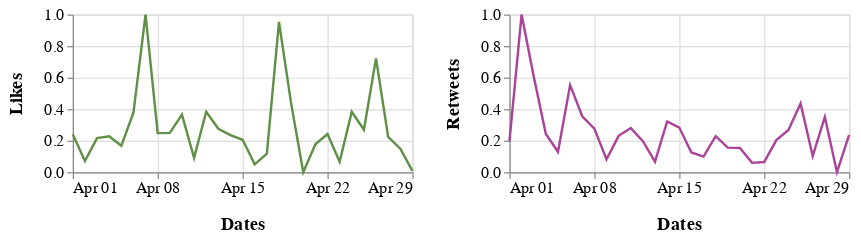

Notebook source saved alongside this figure:
### Markdown cell above
## April 2020

### Code cell
alt.hconcat(c1_apr, c2_apr).configure_axis(
    labelFontSize=13,
    titleFontSize=15,
    titlePadding=15
)

### Figure 1 — Vega-Lite specification as saved in the notebook (floating-point values rounded to 4 significant figures)
{"config": {"view": {"continuousWidth": 400, "continuousHeight": 300}, "axis": {"labelFontSize": 13, "titleFontSize": 15, "titlePadding": 15}}, "hconcat": [{"data": {"name": "data-0fc68799387388bdd0484235b4d23a5c"}, "mark": "line", "encoding": {"color": {"value": "#609048"}, "x": {"type": "temporal", "field": "Dates", "timeUnit": "monthdate", "title": "Dates"}, "y": {"type": "quantitative", "field": "Likes"}}, "height": 130, "width": 280}, {"data": {"name": "data-1321a6cad1f5298bec4d1a9e4df3a41d"}, "mark": "line", "encoding": {"color": {"value": "#AA4499"}, "x": {"type": "temporal", "field": "Dates", "timeUnit": "monthdate", "title": "Dates"}, "y": {"type": "quantitative", "field": "Retweets"}}, "height": 130, "width": 280}], "$schema": "https://vega.github.io/schema/vega-lite/v4.8.1.json", "datasets": {"data-0fc68799387388bdd0484235b4d23a5c": [{"Dates": "2020-04-01T00:00:00", "Likes": 0.2408}, {"Dates": "2020-04-02T00:00:00", "Likes": 0.07126}, {"Dates": "2020-04-03T00:00:00", "Likes": 0.2168}, {"Dates": "2020-04-04T00:00:00", "Likes": 0.2275}, {"Dates": "2020-04-05T00:00:00", "Likes": 0.1677}, {"Dates": "2020-04-06T00:00:00", "Likes": 0.3783}, {"Dates": "2020-04-07T00:00:00", "Likes": 1.0}, {"Dates": "2020-04-08T00:00:00", "Likes": 0.2481}, {"Dates": "2020-04-09T00:00:00", "Likes": 0.2495}, {"Dates": "2020-04-10T00:00:00", "Likes": 0.3654}, {"Dates": "2020-04-11T00:00:00", "Likes": 0.09111}, {"Dates": "2020-04-12T00:00:00", "Likes": 0.3837}, {"Dates": "2020-04-13T00:00:00", "Likes": 0.2759}, {"Dates": "2020-04-14T00:00:00", "Likes": 0.2353}, {"Dates": "2020-04-15T00:00:00", "Likes": 0.206}, {"Dates": "2020-04-16T00:00:00", "Likes": 0.04978}, {"Dates": "2020-04-17T00:00:00", "Likes": 0.1183}, {"Dates": "2020-04-18T00:00:00", "Likes": 0.9531}, {"Dates": "2020-04-19T00:00:00", "Likes": 0.4369}, {"Dates": "2020-04-20T00:00:00", "Likes": 0.0}, {"Dates": "2020-04-21T00:00:00", "Likes": 0.1776}, {"Dates": "2020-04-22T00:00:00", "Likes": 0.2421}, {"Dates": "2020-04-23T00:00:00", "Likes": 0.06636}, {"Dates": "2020-04-24T00:00:00", "Likes": 0.3834}, {"Dates": "2020-04-25T00:00:00", "Likes": 0.2694}, {"Dates": "2020-04-26T00:00:00", "Likes": 0.7218}, {"Dates": "2020-04-27T00:00:00", "Likes": 0.2246}, {"Dates": "2020-04-28T00:00:00", "Likes": 0.149}, {"Dates": "2020-04-29T00:00:00", "Likes": 0.008263}], "data-1321a6cad1f5298bec4d1a9e4df3a41d": [{"Dates": "2020-04-01T00:00:00", "Retweets": 0.198}, {"Dates": "2020-04-02T00:00:00", "Retweets": 1.0}, {"Dates": "2020-04-03T00:00:00", "Retweets": 0.6072}, {"Dates": "2020-04-04T00:00:00", "Retweets": 0.2429}, {"Dates": "2020-04-05T00:00:00", "Retweets": 0.1298}, {"Dates": "2020-04-06T00:00:00", "Retweets": 0.5526}, {"Dates": "2020-04-07T00:00:00", "Retweets": 0.3552}, {"Dates": "2020-04-08T00:00:00", "Retweets": 0.2769}, {"Dates": "2020-04-09T00:00:00", "Retweets": 0.0816}, {"Dates": "2020-04-10T00:00:00", "Retweets": 0.2309}, {"Dates": "2020-04-11T00:00:00", "Retweets": 0.2801}, {"Dates": "2020-04-12T00:00:00", "Retweets": 0.197}, {"Dates": "2020-04-13T00:00:00", "Retweets": 0.06726}, {"Dates": "2020-04-14T00:00:00", "Retweets": 0.3224}, {"Dates": "2020-04-15T00:00:00", "Retweets": 0.2834}, {"Dates": "2020-04-16T00:00:00", "Retweets": 0.1252}, {"Dates": "2020-04-17T00:00:00", "Retweets": 0.09932}, {"Dates": "2020-04-18T00:00:00", "Retweets": 0.2283}, {"Dates": "2020-04-19T00:00:00", "Retweets": 0.156}, {"Dates": "2020-04-20T00:00:00", "Retweets": 0.1534}, {"Dates": "2020-04-21T00:00:00", "Retweets": 0.05952}, {"Dates": "2020-04-22T00:00:00", "Retweets": 0.06505}, {"Dates": "2020-04-23T00:00:00", "Retweets": 0.2035}, {"Dates": "2020-04-24T00:00:00", "Retweets": 0.2682}, {"Dates": "2020-04-25T00:00:00", "Retweets": 0.4355}, {"Dates": "2020-04-26T00:00:00", "Retweets": 0.1027}, {"Dates": "2020-04-27T00:00:00", "Retweets": 0.3503}, {"Dates": "2020-04-28T00:00:00", "Retweets": 0.0}, {"Dates": "2020-04-29T00:00:00", "Retweets": 0.2364}]}}
